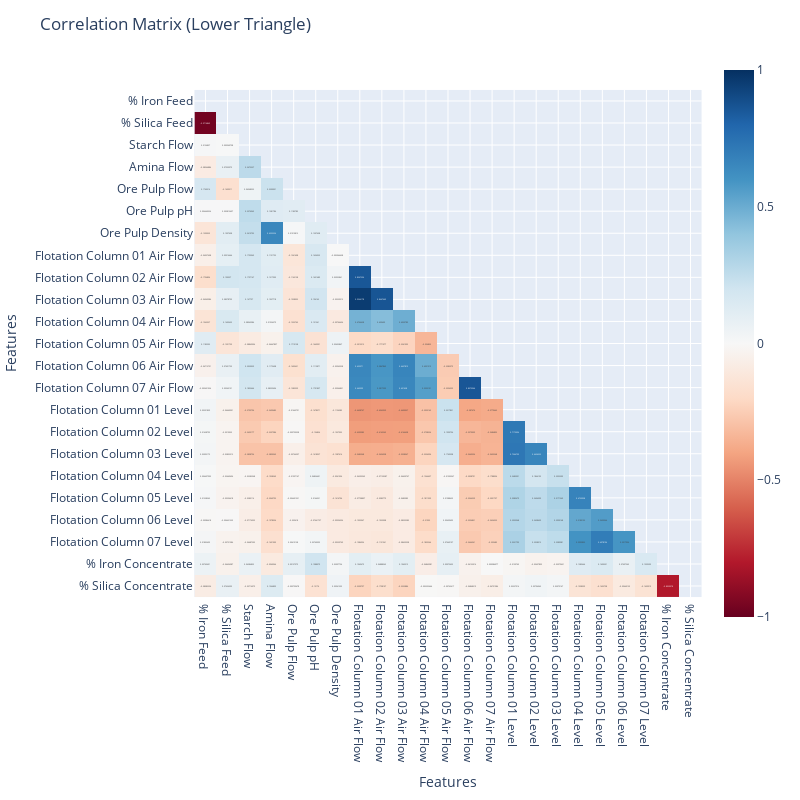

Write notebook code for a chart like this one.
### Code cell
# Extract only numeric columns
numeric_df = df.select_dtypes(include=['number'])

# Calculate correlation matrix
corr_matrix = numeric_df.corr()

# Create a mask to hide the upper triangle
mask = np.triu(np.ones_like(corr_matrix, dtype=bool))

# Apply the mask by setting upper triangle values to NaN
corr_matrix_masked = corr_matrix.mask(mask)

# Create the heatmap with masked data
fig = px.imshow(
    corr_matrix_masked,  # Use masked correlation matrix
    text_auto=True,
    color_continuous_scale='RdBu',
    zmin=-1,
    zmax=1
)

# Customize the layout
fig.update_layout(
    title='Correlation Matrix (Lower Triangle)',
    xaxis_title='Features',
    yaxis_title='Features',
    width=800,
    height=800
)

# Show the plot
fig.show()

### Figure 1 — Plotly figure (JSON) as saved in the notebook; plotly's stock layout.template omitted (floating-point values rounded to 4 significant figures; data arrays with more than 128 entries replaced by an {"elided": "..."} marker saying what was removed)
{"data": [{"coloraxis": "coloraxis", "hovertemplate": "x: %{x}<br>y: %{y}<br>color: %{z}<extra></extra>", "name": "0", "texttemplate": "%{z}", "type": "heatmap", "x": ["% Iron Feed", "% Silica Feed", "Starch Flow", "Amina Flow", "Ore Pulp Flow", "Ore Pulp pH", "Ore Pulp Density", "Flotation Column 01 Air Flow", "Flotation Column 02 Air Flow", "Flotation Column 03 Air Flow", "Flotation Column 04 Air Flow", "Flotation Column 05 Air Flow", "Flotation Column 06 Air Flow", "Flotation Column 07 Air Flow", "Flotation Column 01 Level", "Flotation Column 02 Level", "Flotation Column 03 Level", "Flotation Column 04 Level", "Flotation Column 05 Level", "Flotation Column 06 Level", "Flotation Column 07 Level", "% Iron Concentrate", "% Silica Concentrate"], "xaxis": "x", "y": ["% Iron Feed", "% Silica Feed", "Starch Flow", "Amina Flow", "Ore Pulp Flow", "Ore Pulp pH", "Ore Pulp Density", "Flotation Column 01 Air Flow", "Flotation Column 02 Air Flow", "Flotation Column 03 Air Flow", "Flotation Column 04 Air Flow", "Flotation Column 05 Air Flow", "Flotation Column 06 Air Flow", "Flotation Column 07 Air Flow", "Flotation Column 01 Level", "Flotation Column 02 Level", "Flotation Column 03 Level", "Flotation Column 04 Level", "Flotation Column 05 Level", "Flotation Column 06 Level", "Flotation Column 07 Level", "% Iron Concentrate", "% Silica Concentrate"], "yaxis": "y", "z": {"elided": "23x23 float values"}}], "layout": {"coloraxis": {"cmax": 1, "cmin": -1, "colorscale": [[0, "rgb(103,0,31)"], [0.1, "rgb(178,24,43)"], [0.2, "rgb(214,96,77)"], [0.3, "rgb(244,165,130)"], [0.4, "rgb(253,219,199)"], [0.5, "rgb(247,247,247)"], [0.6, "rgb(209,229,240)"], [0.7, "rgb(146,197,222)"], [0.8, "rgb(67,147,195)"], [0.9, "rgb(33,102,172)"], [1, "rgb(5,48,97)"]]}, "height": 800, "margin": {"t": 60}, "title": {"text": "Correlation Matrix (Lower Triangle)"}, "width": 800, "xaxis": {"anchor": "y", "constrain": "domain", "domain": [0, 1], "scaleanchor": "y", "title": {"text": "Features"}}, "yaxis": {"anchor": "x", "autorange": "reversed", "constrain": "domain", "domain": [0, 1], "title": {"text": "Features"}}}}
